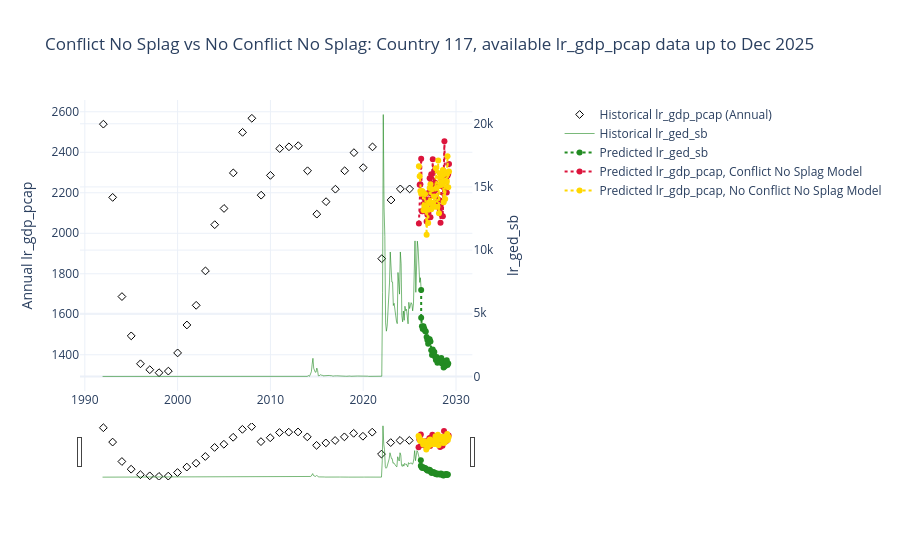
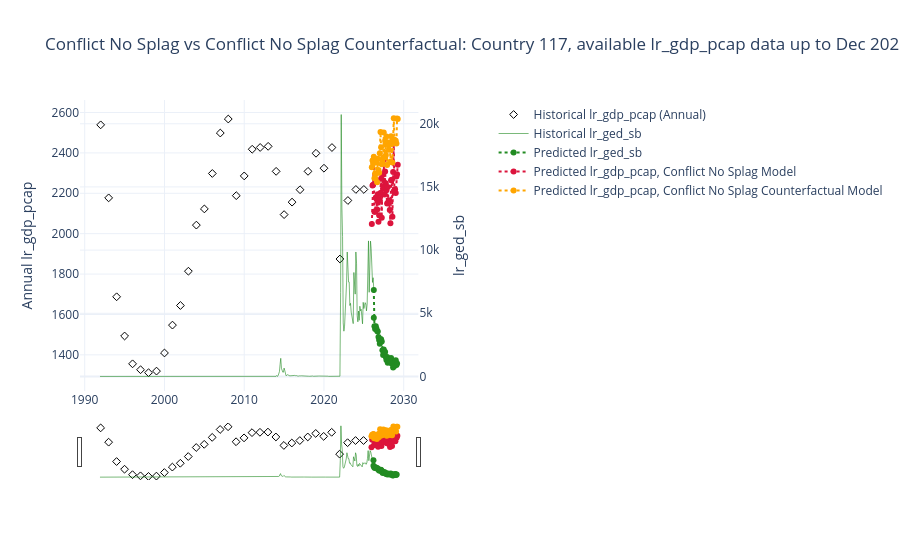
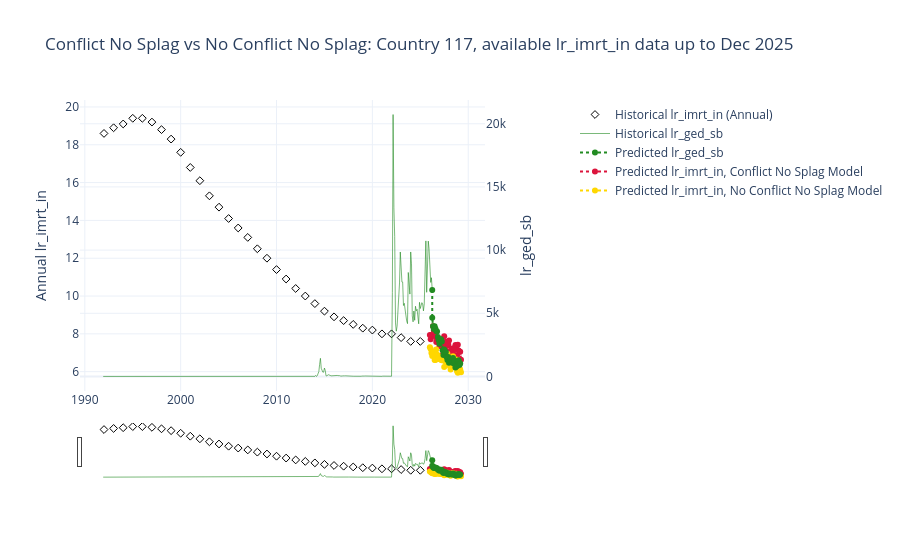
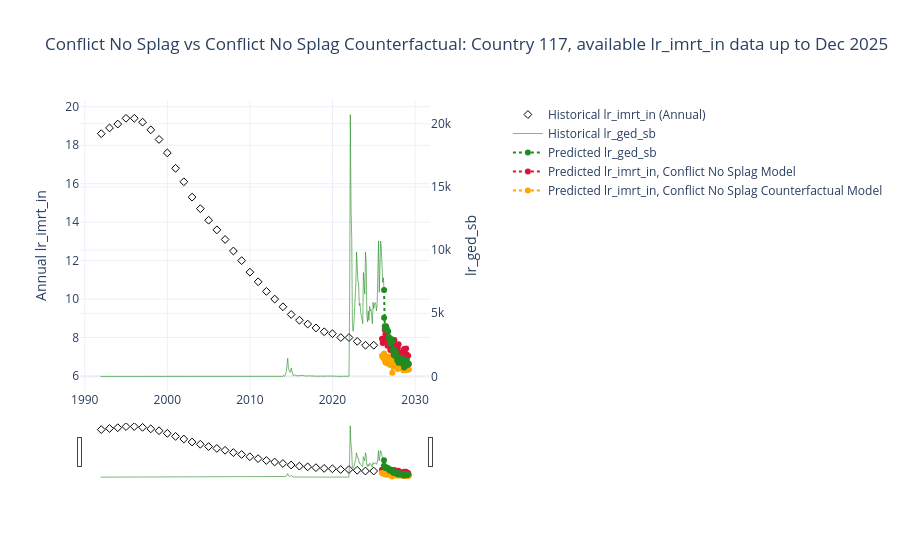

These figures' notebook cell, in order:
### Code cell
COUNTRY_ID = 117

all_targets_plots = []
for t in all_targets:
    if t["target"] == "lr_ttns_zs":
        continue
    all_targets_plots.append({
        "target": t["target"],
        "description": t["description"],
        "conflict_vs_noconflict": PlotManager(
            t["target"], "lr_ged_sb", df_processed, df_pred_cov,
            df_conflict_nosplag=t["df_conflict_nosplag"],
            df_noconflict_nosplag=t["df_noconflict_nosplag"],
        ),
        "conflict_vs_counterfactual": PlotManager(
            t["target"], "lr_ged_sb", df_processed, df_pred_cov,
            df_conflict_nosplag=t["df_conflict_nosplag"],
            df_conflict_nosplag_counterfactual=t["df_conflict_nosplag_counterfactual"],
        ),
    })

for entry in all_targets_plots:
    print(entry["description"])
    entry["conflict_vs_noconflict"].plot(COUNTRY_ID, save=True, save_to_folder=f"./{entry['target']}/conflict_vs_noconflict")
    entry["conflict_vs_counterfactual"].plot(COUNTRY_ID, save=True, save_to_folder=f"./{entry['target']}/conflict_vs_counterfactual")
